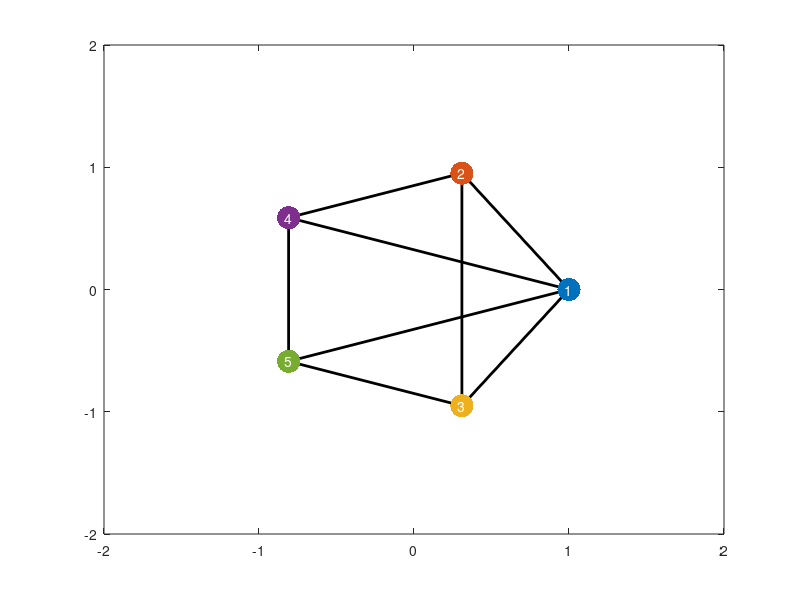

Recreate this plot in MATLAB. (Note: this script raises an error after producing the figure.)
close all
clear

% number
n = 5;
% topology graph
D = [-1,-1,-1,-1, 0, 0, 0, 0, 0, 0, 0, 0, 0, 0, 0, 0,-1;
      1, 0, 0, 0,-1,-1, 0, 0, 0, 0, 0,-1, 0, 0, 0, 0, 0;
      0, 1, 0, 0, 1, 0,-1, 0,-1, 0, 0, 0, 0, 0, 0, 0, 0;
      0, 0, 1, 0, 0, 1, 0,-1, 0,-1, 0, 0, 0, 0, 0, 0, 0;
      0, 0, 0, 1, 0, 0, 1, 1, 0, 0,-1, 0,-1, 0, 0, 0, 0;
      0, 0, 0, 0, 0, 0, 0, 0, 1, 1, 1, 0, 0,-1,-1, 0, 0;
      0, 0, 0, 0, 0, 0, 0, 0, 0, 0, 0, 1, 1, 1, 0,-1, 0;
      0, 0, 0, 0, 0, 0, 0, 0, 0, 0, 0, 0, 0, 0, 1, 1, 1];  
n_rm = size(D,1)-n;
if n_rm>0
  for i=1:n_rm
      D(:,D(end,:)~=0) = [];
      D(end,:) = [];
  end
end
L = D*D';
H = D';
[n,m] = size(D);
% r represents P(r)
ang = 2*pi/n;
if ~mod(n,2)
    r = [cos([0 kron(1:(n-1)/2,[1,-1]) n/2]*ang)',...
        sin([0 kron(1:(n-1)/2,[1,-1]) n/2]*ang)'];
else
    r = [cos([0 kron(1:(n-1)/2,[1,-1])]*ang)',...
        sin([0 kron(1:(n-1)/2,[1,-1])]*ang)'];
end
d = size(r,2);
% P represents \bar P(r)
P = [r,ones(n,1)];
% edge set
edge = mod(reshape(find(D~=0),2,m),n);
edge(edge==0) = n;
% target formation
figure
for i=1:m
    plot(r(edge(:,i),1),r(edge(:,i),2),'k','linewidth',2); hold on
end
for i=1:n
    plot(r(i,1),r(i,2),'.','markersize',50);
    text(r(i,1),r(i,2),num2str(i),'horizontalalignment','center','color','w');
end
axis([-2 2 -2 2]);
% calculate stress matrix
E = [];
for i=1:n 
    E = [E;P'*H'*diag(H(:,i))];
end
[U,S,V] = svd(P);
% the order in S: from big to small
U1 = U(:,1:d+1);
U2 = U(:,d+2:end);
% calculate M
z = null(E);
c = zeros(size(z,2),1);
for i=1:size(z,2)
    N{i} = U2'*H'*diag(z(:,i))*H*U2;
end
% LMI solver
setlmis([]);
for i=1:size(z,2)
    c(i) = lmivar(1,[1,0]);
    lmiterm([-1,1,1,c(i)],1,N{i});
end
lmi = getlmis;
[tmin,csol] = feasp(lmi);
for i=1:size(z,2)
   c(i) = dec2mat(lmi,csol,c(i)); 
end
M = [N{:}]*kron(c,eye(size(N{1},2)));
% check if all(svd(U2'*H'*diag(z)*H*U2)>0), then
M(M<10^-10) = 0;
if all(eig(M)>0)
    w = z*c;
    Omega = H'*diag(w)*H;
    disp('M is positive definite.')
else
    error('M is not positive definite.')
end

%% initial position
x = rand(n,d)*4-2; 
vl = 1:n; vl = vl(1:d+1);
x(vl,:) = r(vl,:);
figure
for i=1:m
    fig_edge(i) = plot(x(edge(:,i),1),x(edge(:,i),2),'k','linewidth',2); hold on
end
for i=1:n
    fig_node(i) = plot(x(i,1),x(i,2),'.','markersize',50);
    fig_text(i) = text(x(i,1),x(i,2),num2str(i),'horizontalalignment','center','color','w');
end
axis([-2 2 -2 2])
% simulation
dt = 0.01;
T = 20;
for t=0:dt:T
    % followers apply control law (11)
    alpha = 1;
    dx = -alpha*Omega*x;
    % first 3 agents are leaders
    dx(vl,:) = 0;
    % update states
    x = x+dt*dx;
    % update figure
    for i=1:m
        set(fig_edge(i),'xdata',x(edge(:,i),1),'ydata',x(edge(:,i),2));
    end
    for i=1:n
        set(fig_node(i),'xdata',x(i,1),'ydata',x(i,2));
        set(fig_text(i),'position',[x(i,1),x(i,2)]);
    end
    drawnow
end